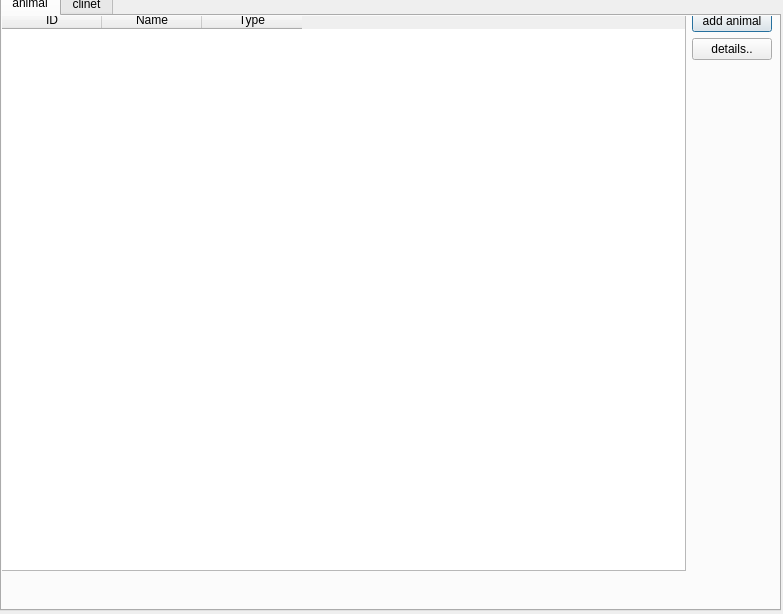
<?xml version="1.0" encoding="UTF-8"?>
<ui version="4.0">
 <class>StuffWindow</class>
 <widget class="QDialog" name="StuffWindow">
  <property name="geometry">
   <rect>
    <x>0</x>
    <y>0</y>
    <width>783</width>
    <height>614</height>
   </rect>
  </property>
  <property name="windowTitle">
   <string>Dialog</string>
  </property>
  <widget class="QWidget" name="gridLayoutWidget">
   <property name="geometry">
    <rect>
     <x>0</x>
     <y>-10</y>
     <width>781</width>
     <height>621</height>
    </rect>
   </property>
   <layout class="QGridLayout" name="gridLayout_2">
    <item row="0" column="1">
     <widget class="QTabWidget" name="StuffTab">
      <property name="currentIndex">
       <number>0</number>
      </property>
      <widget class="QWidget" name="tab">
       <attribute name="title">
        <string>animal</string>
       </attribute>
       <widget class="QWidget" name="verticalLayoutWidget">
        <property name="geometry">
         <rect>
          <x>-1</x>
          <y>-6</y>
          <width>771</width>
          <height>561</height>
         </rect>
        </property>
        <layout class="QGridLayout" name="gridLayout_3">
         <item row="0" column="0" rowspan="3">
          <widget class="QTableWidget" name="AnimalInfoTable">
           <column>
            <property name="text">
             <string>ID</string>
            </property>
           </column>
           <column>
            <property name="text">
             <string>Name</string>
            </property>
           </column>
           <column>
            <property name="text">
             <string>Type</string>
            </property>
           </column>
          </widget>
         </item>
         <item row="0" column="2">
          <widget class="QPushButton" name="addAnimalButton">
           <property name="text">
            <string>add animal</string>
           </property>
          </widget>
         </item>
         <item row="1" column="2">
          <widget class="QPushButton" name="pushButton">
           <property name="text">
            <string>details..</string>
           </property>
          </widget>
         </item>
        </layout>
       </widget>
      </widget>
      <widget class="QWidget" name="tab_2">
       <attribute name="title">
        <string>clinet</string>
       </attribute>
       <widget class="QWidget" name="gridLayoutWidget_2">
        <property name="geometry">
         <rect>
          <x>-1</x>
          <y>0</y>
          <width>781</width>
          <height>561</height>
         </rect>
        </property>
        <layout class="QGridLayout" name="gridLayout_4">
         <item row="0" column="0">
          <widget class="QPushButton" name="pushButton_2">
           <property name="text">
            <string>add clinet</string>
           </property>
          </widget>
         </item>
        </layout>
       </widget>
      </widget>
     </widget>
    </item>
   </layout>
  </widget>
 </widget>
 <resources/>
 <connections/>
</ui>
